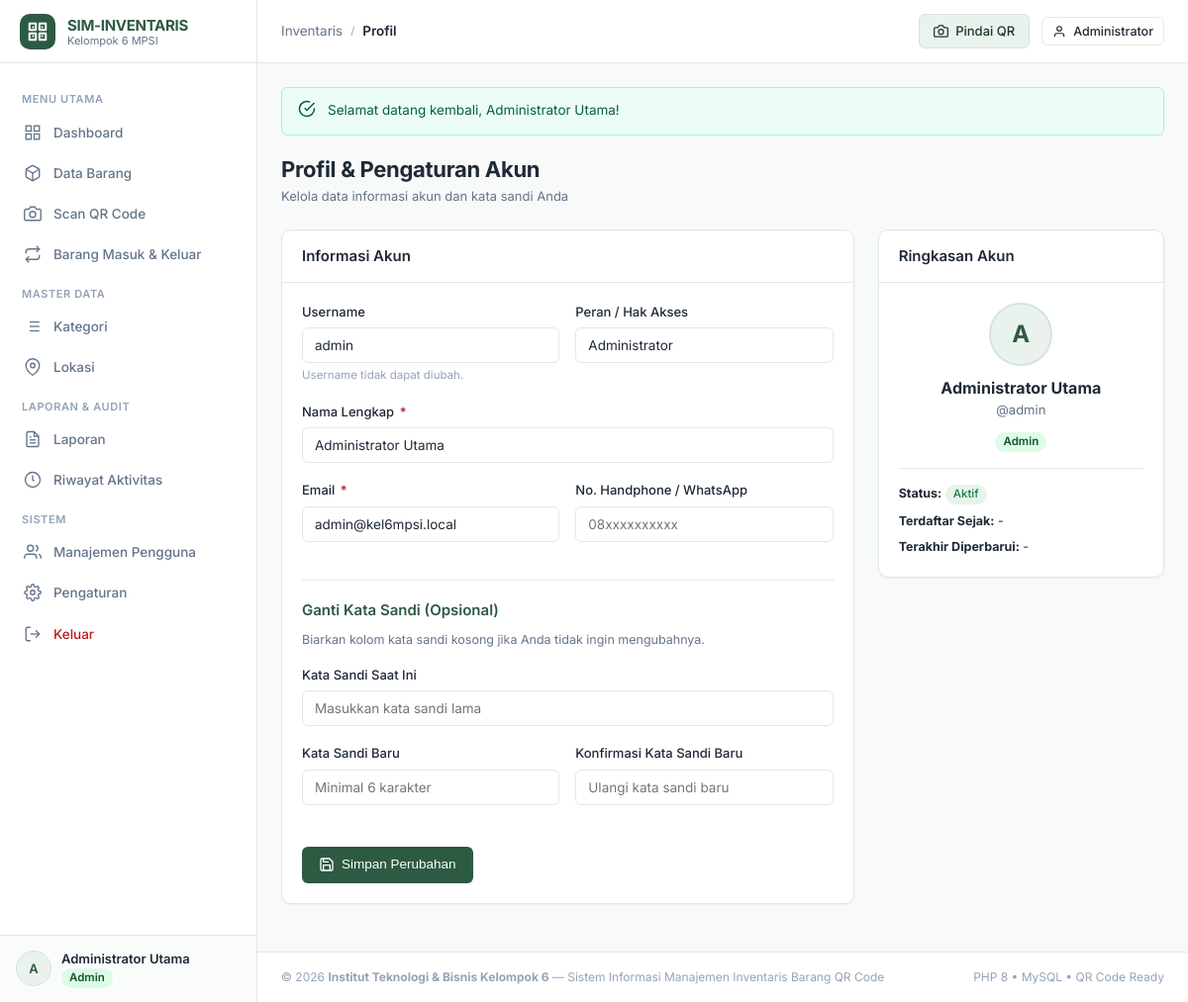
The page /auth/profile.php (signed in) on the database its author committed.
### tables this page shows
CREATE TABLE `users` (
  `id` INT AUTO_INCREMENT PRIMARY KEY,
  `role_id` INT NOT NULL,
  `username` VARCHAR(50) NOT NULL UNIQUE,
  `password` VARCHAR(255) NOT NULL,
  `full_name` VARCHAR(100) NOT NULL,
  `email` VARCHAR(100) NOT NULL UNIQUE,
  `phone` VARCHAR(25) NULL,
  `status` ENUM('active', 'inactive') NOT NULL DEFAULT 'active',
  `created_at` TIMESTAMP DEFAULT CURRENT_TIMESTAMP,
  `updated_at` TIMESTAMP DEFAULT CURRENT_TIMESTAMP ON UPDATE CURRENT_TIMESTAMP,
  CONSTRAINT `fk_users_role` FOREIGN KEY (`role_id`) REFERENCES `roles` (`id`) ON UPDATE CASCADE
);

CREATE TABLE `roles` (
  `id` INT AUTO_INCREMENT PRIMARY KEY,
  `name` VARCHAR(50) NOT NULL UNIQUE,
  `display_name` VARCHAR(100) NOT NULL,
  `description` TEXT NULL,
  `created_at` TIMESTAMP DEFAULT CURRENT_TIMESTAMP
);

### auth/profile.php (the view, shortened to what the rows shown need)
<?php
require_once __DIR__ . '/../config/session.php';
require_once __DIR__ . '/../config/helpers.php';
$userSession = currentUser();
$pdo = getDbConnection();
$stmt = $pdo->prepare("
    SELECT u.*, r.display_name as role_display
    FROM users u
    JOIN roles r ON u.role_id = r.id
    WHERE u.id = ?
");
$stmt->execute([$userSession['id']]);
require_once __DIR__ . '/../includes/header.php';
require_once __DIR__ . '/../includes/sidebar.php';
require_once __DIR__ . '/../includes/navbar.php';
?>
<div class="page-header">
    <div class="page-title">
        <h1>Profil & Pengaturan Akun</h1>
    </div>
</div>
<div style="display: grid; grid-template-columns: 2fr 1fr; gap: 24px;">
    <div class="card">
        <div class="card-header">
            <h2 class="card-title">Informasi Akun</h2>
        </div>
        <div class="card-body">
            <form method="POST" action="">
                <div class="form-grid">
                    <div class="form-group">
                        <label class="form-label">Username</label>
                        <input type="text" class="form-control" value="<?= e($user['username']) ?>" disabled>
                        <span class="form-hint">Username tidak dapat diubah.</span>
                    </div>
                    <div class="form-group">
                        <label class="form-label">Peran / Hak Akses</label>
                        <input type="text" class="form-control" value="<?= e($user['role_display']) ?>" disabled>
                    </div>
                </div>
                <div class="form-group">
                    <label class="form-label" for="full_name">Nama Lengkap <span class="required">*</span></label>
                    <input type="text" id="full_name" name="full_name" class="form-control" value="<?= e($user['full_name']) ?>" required>
                </div>
                <div class="form-grid">
                    <div class="form-group">
                        <label class="form-label" for="email">Email <span class="required">*</span></label>
                        <input type="email" id="email" name="email" class="form-control" value="<?= e($user['email']) ?>" required>
                    </div>
                </div>
            </form>
        </div>
    </div>
    <div>
        <div class="card">
            <div class="card-header">
                <h2 class="card-title">Ringkasan Akun</h2>
            </div>
            <div class="card-body" style="text-align: center;">
                <div style="width: 64px; height: 64px; border-radius: 50%; background: var(--color-primary-light); color: var(--color-primary); font-size: 24px; font-weight: 700; display: inline-flex; align-items: center; justify-content: center; margin-bottom: 12px; border: 2px solid var(--color-accent-soft);">
                    <?= strtoupper(substr($user['full_name'], 0, 1)) ?>
                </div>
                <h3 style="font-size: 16px; font-weight: 700;"><?= e($user['full_name']) ?></h3>
                <p style="margin-top: 2px; font-size: 13px;">@<?= e($user['username']) ?></p>
                <div style="margin: 10px 0;">
                    <?= getRoleBadge($user['role_name']) ?>
                </div>
                <hr style="border: none; border-top: 1px solid var(--color-border); margin: 16px 0;">
                <div style="text-align: left; font-size: 12.5px; display: flex; flex-direction: column; gap: 8px;">
                    <div><strong>Status:</strong> <span class="badge badge-success">Aktif</span></div>
                    <div><strong>Terdaftar Sejak:</strong> <?= formatDate($user['created_at'], 'short') ?></div>
                    <div><strong>Terakhir Diperbarui:</strong> <?= formatDate($user['updated_at']) ?></div>
                </div>
            </div>
        </div>
    </div>
</div>
<?php require_once __DIR__ . '/../includes/footer.php'; ?>

### includes/sidebar.php (shortened to what the rows shown need)
<?php
$user = currentUser();
$roleName = currentRole();
?>
<aside class="app-sidebar">
    <div class="sidebar-header">
        <div class="brand-text">
            <h2><?= e(getSetting('app_name', 'SIM-INVENTARIS')) ?></h2>
        </div>
    </div>
    <div class="sidebar-footer">
        <div class="user-badge">
            <div class="user-avatar">
                <?= strtoupper(substr($user['full_name'] ?? 'U', 0, 1)) ?>
            </div>
            <div class="user-info">
                <div class="user-name"><?= e($user['full_name'] ?? 'Pengguna') ?></div>
                <div class="user-role-label"><?= getRoleBadge($roleName) ?></div>
            </div>
        </div>
    </div>
</aside>

### includes/navbar.php (shortened to what the rows shown need)
<?php
$user = currentUser();
?>
<div class="app-main">
    <header class="app-navbar">
        <div class="navbar-right">
            <a href="<?= url('auth/profile.php') ?>" class="btn btn-secondary btn-sm" title="Profil & Keamanan">
                <svg width="14" height="14" viewBox="0 0 24 24" fill="none" stroke="currentColor" stroke-width="2"><path d="M20 21v-2a4 4 0 0 0-4-4H8a4 4 0 0 0-4 4v2"></path><circle cx="12" cy="7" r="4"></circle></svg>
                <span><?= e(explode(' ', $user['full_name'] ?? 'Profil')[0]) ?></span>
            </a>
        </div>
    </header>
    <main class="app-content">

### rows shown on the page
users: full_name "A", full_name "Administrator Utama", full_name "Administrator", username "admin", role.display_name "Administrator", email "admin@kel6mpsi.local"

### other values the page prints
getSetting('app_name', 'SIM-INVENTARIS') "SIM-INVENTARIS"
$breadcrumbTitle "Profil"
$flash['message'] "Selamat datang kembali, Administrator Utama!"
formatDate($user['created_at'], 'short') "-"
formatDate($user['updated_at']) "-"
getSetting('institution_name', 'Kelompok 6 MPSI') "Institut Teknologi & Bisnis Kelompok 6"
getSetting('app_title', 'Sistem Informasi Manajemen Inventaris') "Sistem Informasi Manajemen Inventaris Barang QR Code"
